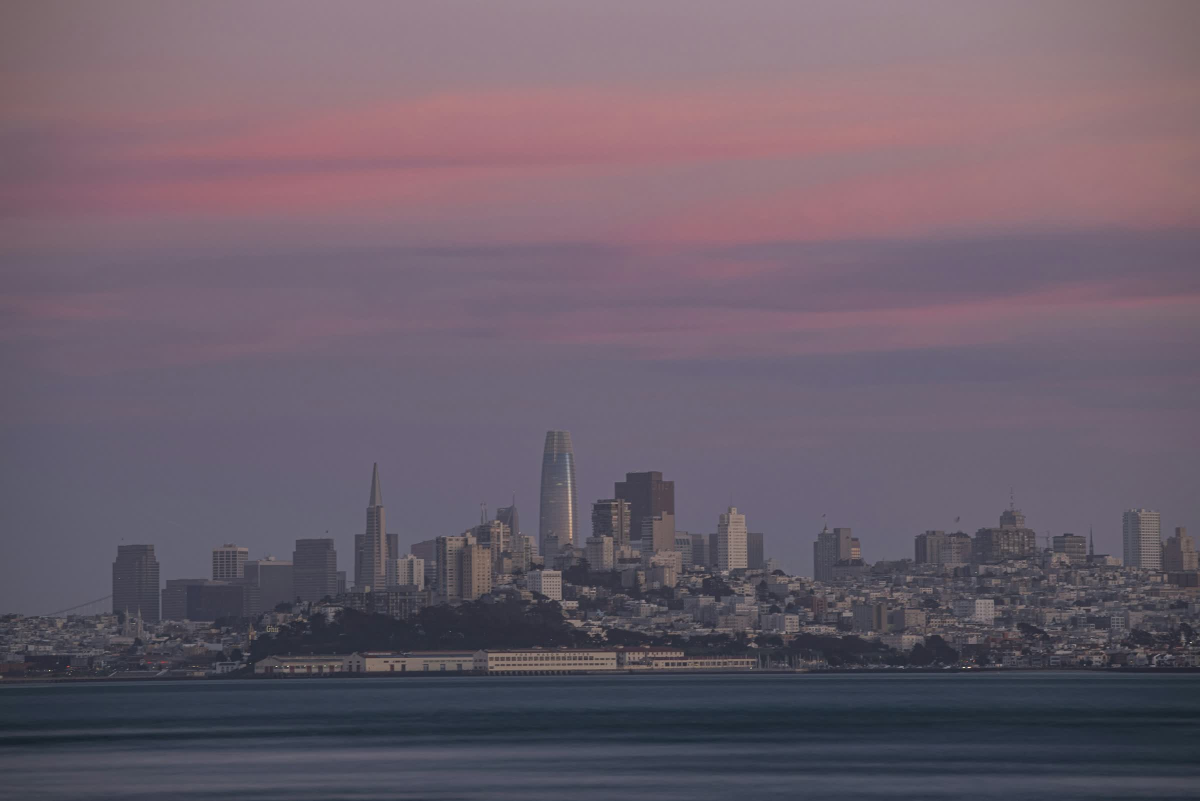
#> input picture site/assets/hero.jpg, 2400 x 1602 px (shown at 1/2 size)
$ python background.py out.png
#> lines starting #> are read from the running program, lines starting #| are printed output that depends on the picture
"""Draws the DMG window background (640×400 pt, @1x and @2x): the website's dusk skyline,
an arrow from Fokly to Applications and one line of instructions. Icons sit at (180, 170)
and (460, 170); scripts/dmg/settings.py places them there.

Usage: python3 scripts/dmg/background.py <out_dir>   → background.png, background@2x.png
"""
import os, sys
from PIL import Image, ImageDraw, ImageFilter, ImageFont

ROOT = os.path.dirname(os.path.dirname(os.path.dirname(os.path.abspath(__file__))))
W, H = 640, 400
ICON_Y, LEFT_X, RIGHT_X = 170, 180, 460
FONT = "/System/Library/Fonts/SFNS.ttf"


def font(px, weight):
    f = ImageFont.truetype(FONT, px)
    f.set_variation_by_axes([100, 28 if px < 40 else 40, 400, weight])
    return f


def draw(scale):
#> called with scale = 1
    s = lambda v: round(v * scale)
    photo = Image.open(os.path.join(ROOT, "site/assets/hero.jpg")).convert("RGB")
#> photo is the input picture: PIL image 2400x1602 RGB; mean R, G, B 107, 93.9, 107
    # The skyline sits low so both icons and their labels are on open sky.
    img = photo.crop((200, 0, 2200, 1250)).resize((s(W), s(H)), Image.LANCZOS)
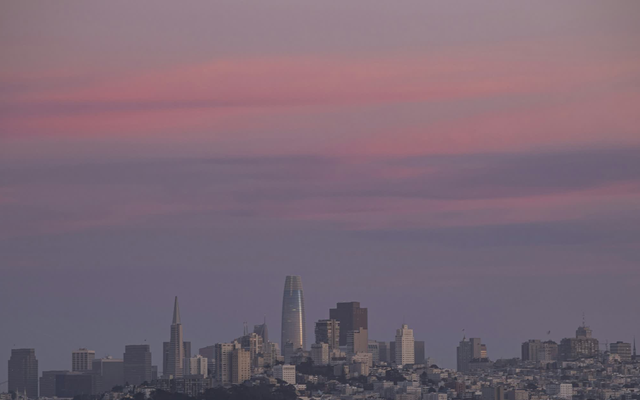
#> img: PIL image 640x400 RGB; mean R, G, B 122.7, 104.1, 117.5

    # Sink the skyline into dusk under the instructions so the line reads; the sky stays as shot.
    shade = Image.new("L", (1, s(H)))
    for y in range(s(H)):
        t = max(0.0, (y / s(H) - 0.6) / 0.4)
        shade.putpixel((0, y), int(200 * t ** 1.6))
    img = Image.composite(Image.new("RGB", img.size, (10, 8, 14)), img, shade.resize(img.size))
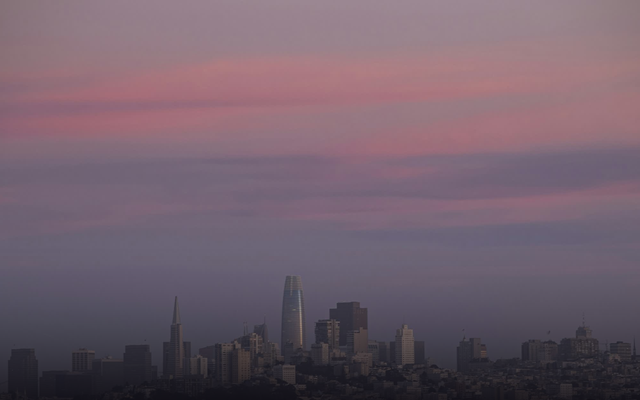
#> img: PIL image 640x400 RGB; mean R, G, B 113.7, 95.3, 108

    # Arrow: a rounded shaft and chevron, white, with a soft shadow so it lifts off the sky.
    layer = Image.new("RGBA", img.size, (0, 0, 0, 0))
#> layer: PIL image 640x400 RGBA; every value is 0
    d = ImageDraw.Draw(layer)
    x0, x1, y, w, head = s(LEFT_X + 92), s(RIGHT_X - 92), s(ICON_Y), s(4.5), s(15)
    d.line([(x0, y), (x1, y)], fill=(255, 255, 255, 235), width=w)
    d.line([(x1 - head, y - head), (x1, y), (x1 - head, y + head)], fill=(255, 255, 255, 235), width=w, joint="curve")
    for cx, cy in [(x0, y), (x1, y), (x1 - head, y - head), (x1 - head, y + head)]:
        d.ellipse([cx - w / 2, cy - w / 2, cx + w / 2, cy + w / 2], fill=(255, 255, 255, 235))
    shadow = Image.new("RGBA", img.size, (0, 0, 0, 0))
    shadow.putalpha(layer.getchannel("A").point(lambda a: a * 0.35).filter(ImageFilter.GaussianBlur(s(6))))
    img = Image.alpha_composite(img.convert("RGBA"), shadow)
#> img: PIL image 640x400 RGBA
    img = Image.alpha_composite(img, layer)

    # "Drag Fokly to Applications to install", with Fokly in semibold.
    d = ImageDraw.Draw(img)
    parts = [("Drag ", font(s(14), 400)), ("Fokly", font(s(14), 620)), (" to Applications to install", font(s(14), 400))]
    width = sum(d.textlength(t, font=f) for t, f in parts)
    x, base = (s(W) - width) / 2, s(H - 38)
    for t, f in parts:
        d.text((x, base), t, font=f, fill=(255, 255, 255, 225), anchor="ls")
        x += d.textlength(t, font=f)
    return img.convert("RGB")


if __name__ == "__main__":
    out = sys.argv[1]
    os.makedirs(out, exist_ok=True)
#> (the run stopped early here; a loop or call above may not have finished)

$ run again, with site/assets/closing.jpg copied over site/assets/hero.jpg
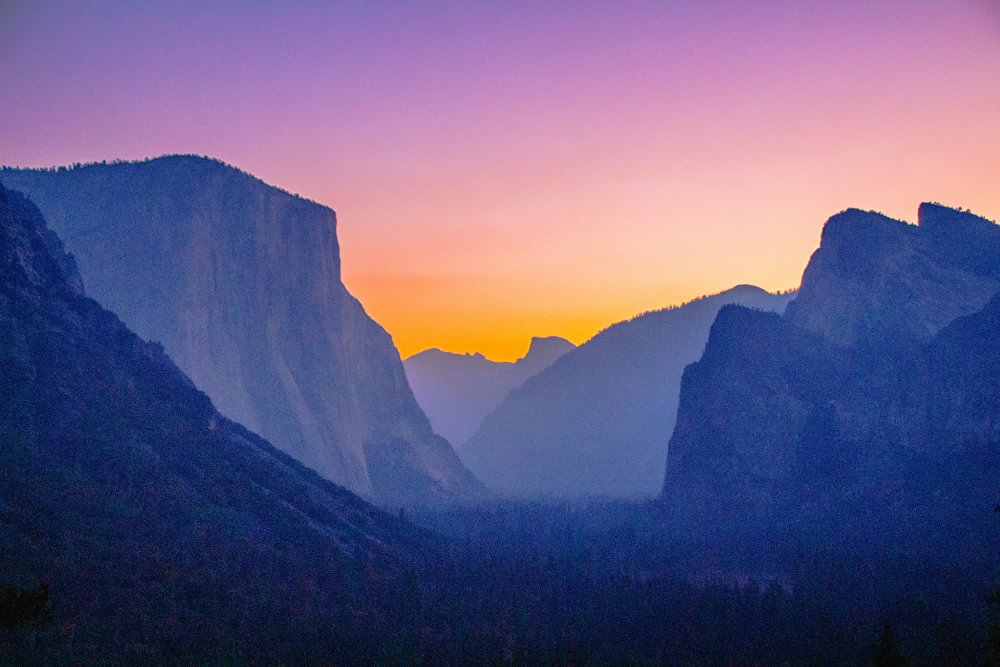
#> input picture site/assets/closing.jpg, 2000 x 1333 px (shown at 1/2 size)
#> in draw, photo is the input picture: PIL image 2000x1333 RGB; mean R, G, B 101.3, 91.7, 132
#> in draw, `img = photo.crop((200, 0, 2200, 1250)).resize((s(W), s(H)), Image.LANC..`:
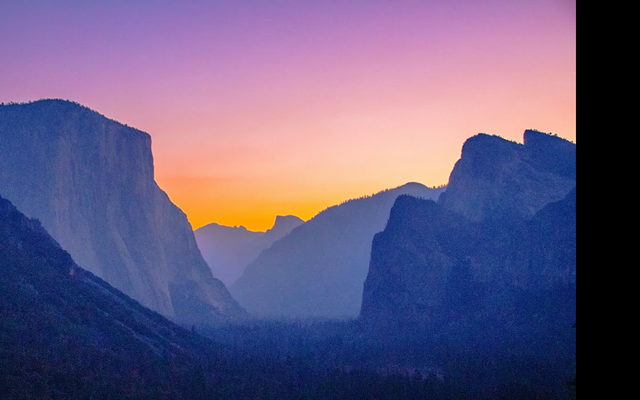
#> img: PIL image 640x400 RGB; mean R, G, B 102.1, 90.6, 127.2
#> in draw, `img = Image.composite(Image.new("RGB", img.size, (10, 8, 14)), img, sh..`:
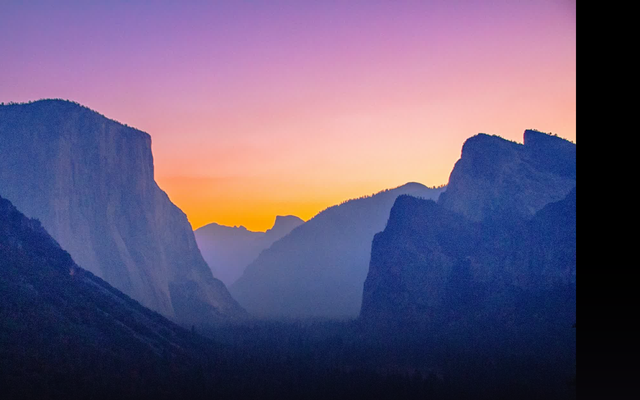
#> img: PIL image 640x400 RGB; mean R, G, B 100.9, 87.4, 119.6
